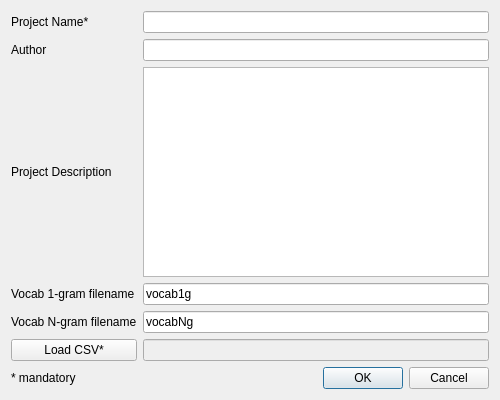
<?xml version="1.0" encoding="UTF-8"?>
<ui version="4.0">
 <class>Dialog_newProject</class>
 <widget class="QDialog" name="Dialog_newProject">
  <property name="geometry">
   <rect>
    <x>0</x>
    <y>0</y>
    <width>500</width>
    <height>400</height>
   </rect>
  </property>
  <property name="maximumSize">
   <size>
    <width>500</width>
    <height>400</height>
   </size>
  </property>
  <property name="windowTitle">
   <string>New project</string>
  </property>
  <layout class="QGridLayout" name="gridLayout_2">
   <item row="0" column="0">
    <layout class="QGridLayout" name="gridLayout">
     <item row="5" column="0">
      <widget class="QPushButton" name="pushButton_NewProject_LoadCSV">
       <property name="toolTip">
        <string>open an UTF8 encoding CSV</string>
       </property>
       <property name="text">
        <string>Load CSV*</string>
       </property>
      </widget>
     </item>
     <item row="6" column="0">
      <widget class="QLabel" name="label_4">
       <property name="text">
        <string>* mandatory</string>
       </property>
      </widget>
     </item>
     <item row="3" column="0">
      <widget class="QLabel" name="label_NewProject_Project1gVocabName">
       <property name="text">
        <string>Vocab 1-gram filename</string>
       </property>
      </widget>
     </item>
     <item row="2" column="0">
      <widget class="QLabel" name="label_NewProject_ProjectDescription">
       <property name="text">
        <string>Project Description</string>
       </property>
      </widget>
     </item>
     <item row="4" column="0">
      <widget class="QLabel" name="label_NewProject_ProjectNgVocabName">
       <property name="toolTip">
        <string/>
       </property>
       <property name="text">
        <string>Vocab N-gram filename</string>
       </property>
      </widget>
     </item>
     <item row="1" column="0">
      <widget class="QLabel" name="label_NewProject_ProjectAuthor">
       <property name="text">
        <string>Author</string>
       </property>
      </widget>
     </item>
     <item row="0" column="0">
      <widget class="QLabel" name="label_NewProject_ProjectName">
       <property name="text">
        <string>Project Name*</string>
       </property>
      </widget>
     </item>
     <item row="0" column="1">
      <widget class="QLineEdit" name="lineEdit_NewProject_ProjectName"/>
     </item>
     <item row="1" column="1">
      <widget class="QLineEdit" name="lineEdit_NewProject_ProjectAuthor"/>
     </item>
     <item row="3" column="1">
      <widget class="QLineEdit" name="lineEdit_NewProject_Project1gVocabName">
       <property name="text">
        <string>vocab1g</string>
       </property>
      </widget>
     </item>
     <item row="4" column="1">
      <widget class="QLineEdit" name="lineEdit_NewProject_ProjectNgVocabName">
       <property name="text">
        <string>vocabNg</string>
       </property>
      </widget>
     </item>
     <item row="5" column="1">
      <widget class="QLineEdit" name="lineEdit_NewProject_LoadCSV">
       <property name="enabled">
        <bool>false</bool>
       </property>
      </widget>
     </item>
     <item row="6" column="1">
      <widget class="QDialogButtonBox" name="buttonBox__NewProject">
       <property name="standardButtons">
        <set>QDialogButtonBox::Cancel|QDialogButtonBox::Ok</set>
       </property>
      </widget>
     </item>
     <item row="2" column="1">
      <widget class="QTextEdit" name="textEdit_NewProject_ProjectDescription"/>
     </item>
    </layout>
   </item>
  </layout>
 </widget>
 <tabstops>
  <tabstop>lineEdit_NewProject_ProjectName</tabstop>
  <tabstop>lineEdit_NewProject_ProjectAuthor</tabstop>
  <tabstop>textEdit_NewProject_ProjectDescription</tabstop>
  <tabstop>lineEdit_NewProject_Project1gVocabName</tabstop>
  <tabstop>lineEdit_NewProject_ProjectNgVocabName</tabstop>
  <tabstop>lineEdit_NewProject_LoadCSV</tabstop>
  <tabstop>pushButton_NewProject_LoadCSV</tabstop>
 </tabstops>
 <resources/>
 <connections/>
</ui>
